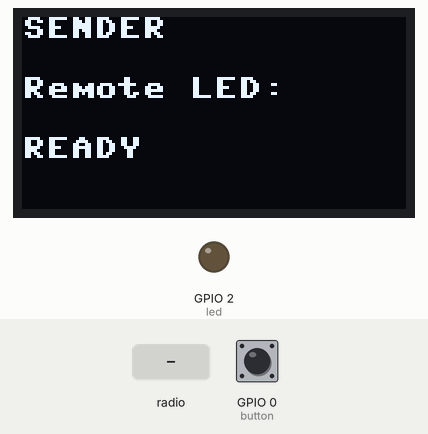
This program was run on a simulated ESP32 board running MicroPython. Parts: 128×64 one-colour display, output pins drawn as LEDs (lit = HIGH). Inputs (shaded band) come from the test bench; at power-on: GPIO 0 (button) HIGH. No radio messages arrive unless stated (any console line starting 'radio sent:' is added by the test bench); what the program prints to the serial console is not drawn.

Above: at 1.2 s.
1.3 s: radio message "ledOn" arrives
At 2.0 s:
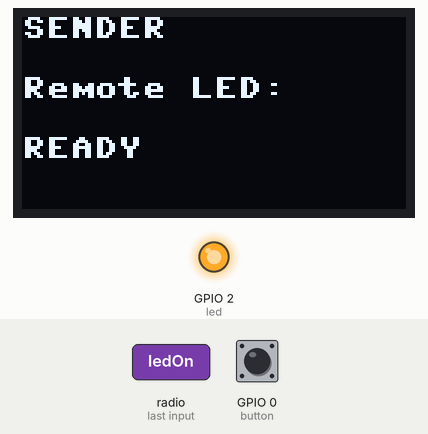
2.8 s: GPIO 0 (button) pulled LOW for 0.15 s
4.4 s: radio message "SENDER" arrives
At 5.2 s:
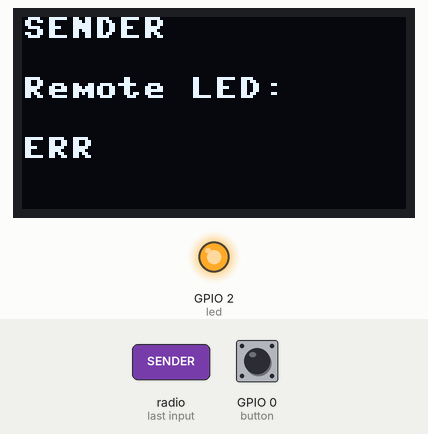
5.9 s: radio message "ACK_OFF" arrives
At 6.4 s:
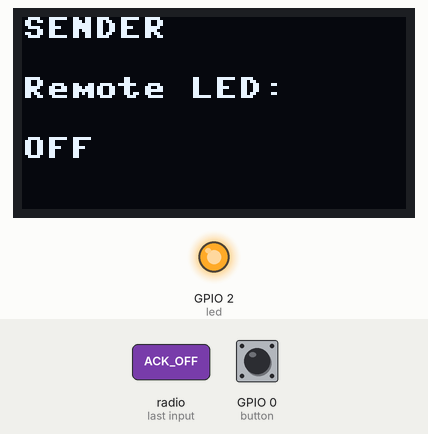
7.4 s: radio message "ledOff" arrives
At 7.9 s:
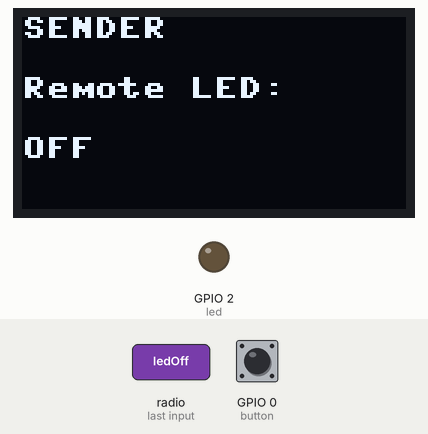
Timing chart, 0 to 9.9 s (numbered marks = the images above; inputs shaded):
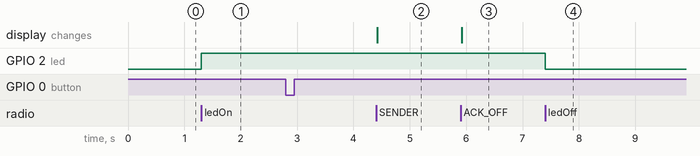

Measured:
- after the input at 1.3 s, GPIO 2 (led): LOW → HIGH at once
- after the input at 2.8 s, every drawn part: stays the same
- after the input at 4.4 s, the display: changes at once (image 2)
- after the input at 5.9 s, the display: changes at once (image 3)
- after the input at 7.4 s, GPIO 2 (led): HIGH → LOW at once

The program:

main.py
```python
from machine import Pin, SoftI2C
import ssd1306
import network
import espnow
import utime

# ===== КОНФИГУРАЦИЯ =====
DEVICE_TYPE = 'SENDER'  # Указать 'SENDER' для одной платы и 'RECEIVER' для второй платы

# Настройки пинов
I2C_SCL_PIN = 22
I2C_SDA_PIN = 21
BUTTON_PIN = 0     # Встроенная Кнопка (BOOT button)
LED_PIN = 2        # Встроенный Cветодиод

# MAC-адреса устройств (у каждой платы свой MAC-адрес ! у Отправителя свой MAC, у Получателя свой MAC)
PEER_MAC = b'\xa0\xb7e\xf5d\x94' if DEVICE_TYPE == 'SENDER' else b'\xa0\xb7eko8'

# ===== ИНИЦИАЛИЗАЦИЯ ДИСПЛЕЯ =====
i2c = SoftI2C(scl=Pin(I2C_SCL_PIN), sda=Pin(I2C_SDA_PIN))
oled = ssd1306.SSD1306_I2C(128, 64, i2c)

def display_status(status):
    """Обновляем статус на дисплее"""
    oled.fill(0)
    oled.text(f"{DEVICE_TYPE}", 0, 0)
    oled.text("Remote LED:", 0, 20)
    oled.text(status, 0, 40)
    oled.show()

# ===== НАСТРОЙКА ESP-NOW =====
def setup_espnow():
    """Инициализация ESP-NOW"""
    sta = network.WLAN(network.STA_IF)
    sta.active(True)
    sta.disconnect()

    esp = espnow.ESPNow()
    esp.active(True)
    esp.add_peer(PEER_MAC)
    return esp

# ===== ОСНОВНЫЕ ФУНКЦИИ =====
def handle_message(msg):
    """Обработка входящих сообщений"""
    if msg == b'ledOn':
        led.on()
        return b'ACK_ON'
    elif msg == b'ledOff':
        led.off()
        return b'ACK_OFF'
    return None

def send_command(esp, command):
    """Отправка команды и получение ответа"""
    try:
        esp.send(PEER_MAC, command)

        # Ожидаем ответ 300мс
        start = utime.ticks_ms()
        while utime.ticks_diff(utime.ticks_ms(), start) < 300:
            sender, response = esp.recv()
            if response:
                return response
        return None
    except Exception as e:
        print("Send error:", e)
        return None

# ===== ИНИЦИАЛИЗАЦИЯ =====
oled.fill(0)
oled.text("Starting...", 0, 0)
oled.show()

led = Pin(LED_PIN, Pin.OUT)
led.off()
esp = setup_espnow()

button = Pin(BUTTON_PIN, Pin.IN, Pin.PULL_UP)
last_button_state = button.value()
display_status("READY")

# ===== ГЛАВНЫЙ ЦИКЛ =====
while True:
    # 1. Обработка кнопки (отправка команд)
    current_state = button.value()
    if current_state != last_button_state:
        utime.sleep_ms(50)  # Дребезг
        current_state = button.value()

        if current_state != last_button_state:
            if current_state == 0:  # Кнопка нажата
                response = send_command(esp, b'ledOn')
                status = "ON" if response == b'ACK_ON' else "ERR"
            else:  # Кнопка отпущена
                response = send_command(esp, b'ledOff')
                status = "OFF" if response == b'ACK_OFF' else "ERR"

            display_status(status)
            last_button_state = current_state

    # 2. Проверка входящих сообщений
    try:
        sender, msg = esp.recv(100)  # Неблокирующее чтение
        if msg:
            response = handle_message(msg)
            if response:
                esp.send(sender, response)
    except Exception as e:
        print("Recv error:", e)

    utime.sleep_ms(10)
```
